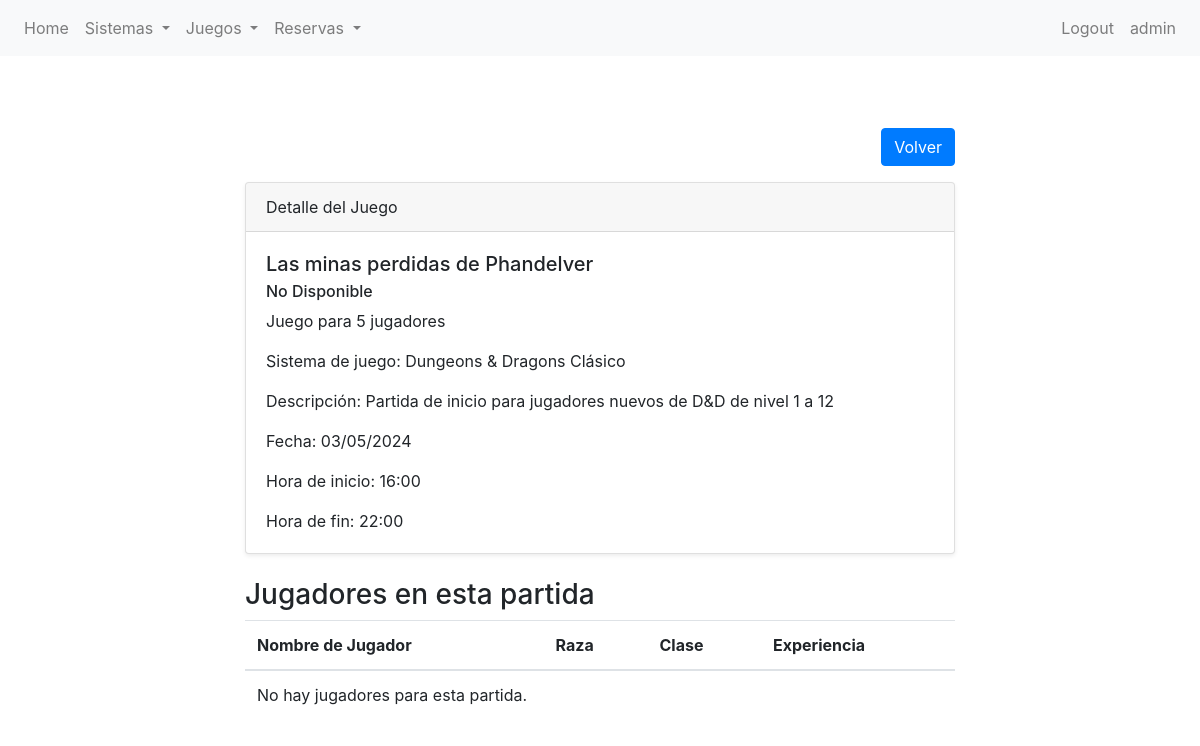
Before: /partidas/juego/4/detail/ (signed in) with the older database file.
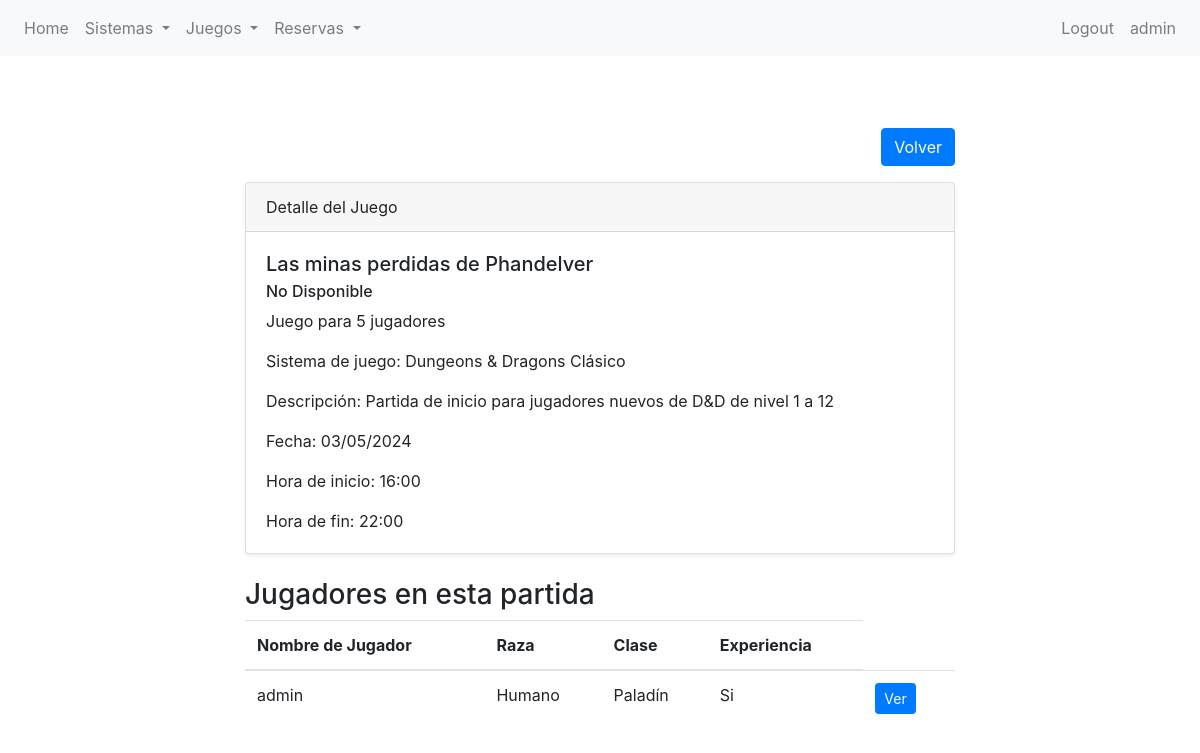
After: the same page with the newer database file.
### partidas/models.py (models this page shows, shortened)
class Reserva(models.Model):
    jugador = models.ForeignKey(User, null=True, on_delete=models.SET_NULL)
    juego = models.ForeignKey(Juego, on_delete=models.CASCADE, related_name='reservas')
    raza = models.CharField(max_length=50)
    clase = models.CharField(max_length=50)
    experiencia = models.BooleanField(default=True)
    descripcion = models.TextField(max_length=500)
    def get_experiencia_display(self):
        return "Si" if self.experiencia else "No"

### partidas/views.py (the view)
# urls.py: path("juego/<int:pk>/detail/", JuegoDetailView.as_view(), name="juego-detail"),
class JuegoDetailView(LoginRequiredMixin, DetailView):
    model = Juego
    template_name = "partidas/vbc/juego-detail.html"
    context_object_name = "juego"

### partidas/models.py (called while the page is built)
    def __str__(self):
        return f"{self.nombre}"

### partidas/templates/partidas/vbc/juego-detail.html (shortened to what this page needs)
{% extends 'partidas/base.html' %}
{% block content %}
<section class="py-5">
    <div class="container">
        <div class="row">
            <div class="col-lg-8 mx-auto">
                <div class="text-right mb-3">
                    <a href="#" class="btn btn-primary" onclick="history.back()">Volver</a>
                </div>
                <div class="card shadow-sm">
                    <div class="card-header">
                        Detalle del Juego
                    </div>
                    <div class="card-body">
                        <h5 class="card-title">{{ juego.nombre }}</h5>
                        {% if juego.disponible %}
                        <h6 class="card-subtitle mb-2">Disponible</h6>
                        {% else %}
                        <h6 class="card-subtitle mb-2">No Disponible</h6>
                        {% endif %}
                        <p class="card-text">Juego para {{ juego.numero_de_jugadores }} jugadores</p>
                        <p class="card-text">Sistema de juego: {{ juego.sistema_de_juego }}</p>
                        <p class="card-text">Descripción: {{ juego.descripcion | default:"No proporcionado" }}</p>
                        <p class="card-text">Fecha: {{ juego.fecha | date:"d/m/Y" }}</p>
                        <p class="card-text">Hora de inicio: {{ juego.hora_inicio | date:"H:i" }}</p>
                        <p class="card-text">Hora de fin: {{ juego.hora_fin | date:"H:i" }}</p>
                    </div>
                </div>
                <div class="mt-4">
                    <h3>Jugadores en esta partida</h3>
                    <table class="table">
                        <thead>
                            <tr>
                                <th scope="col">Nombre de Jugador</th>
                                <th scope="col">Raza</th>
                                <th scope="col">Clase</th>
                                <th scope="col">Experiencia</th>
                            </tr>
                        </thead>
                        <tbody>
                            {% for reserva in juego.reservas.all %}
                            <tr>
                                <td>{{ reserva.jugador }}</td>
                                <td>{{ reserva.raza }}</td>
                                <td>{{ reserva.clase }}</td>
                                <td>{{ reserva.get_experiencia_display }}</td>
                                <td class="d-flex align-items-center">
                                    <a href="{% url 'reserva-detail' reserva.id %}" class="btn btn-primary btn-sm mr-1">Ver</a>
                                </td>
                            </tr>
                            {% empty %}
                            <tr>
                                <td colspan="5">No hay jugadores para esta partida.</td>
                            </tr>
                            {% endfor %}
                        </tbody>
                    </table>
                </div>
            </div>
        </div>
    </div>
</section>
{% endblock %}

Changed rows visible on the page:
added Reserva: jugador "admin", raza "Humano", clase "Paladín", experiencia "Si"
Other visible differences:
text no longer shown: "No hay jugadores para esta partida."
